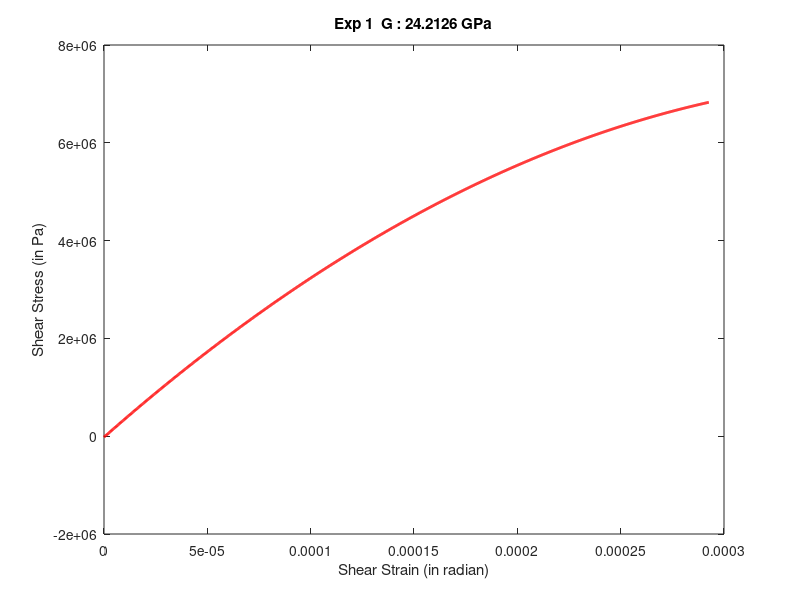
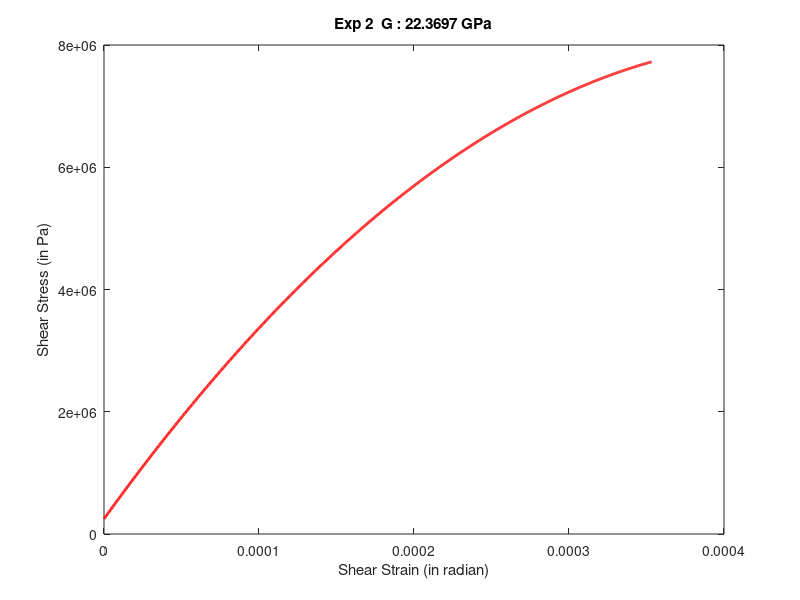
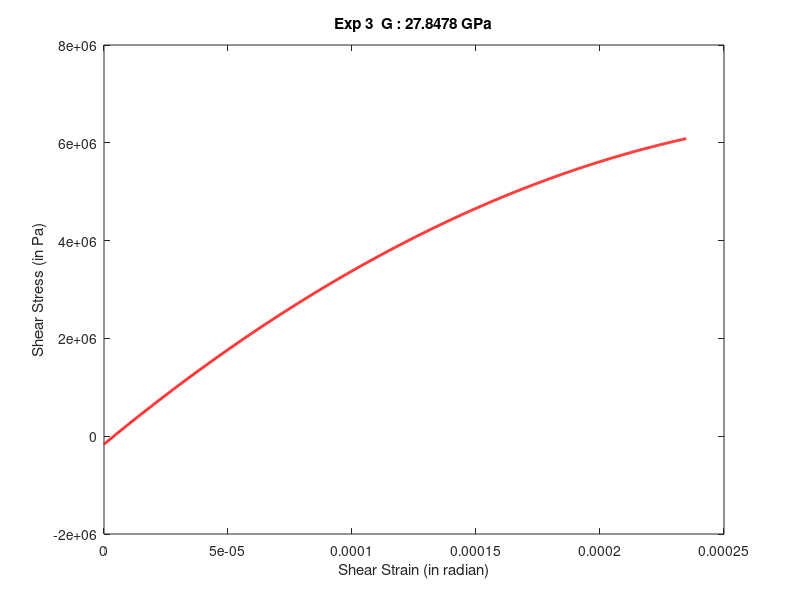
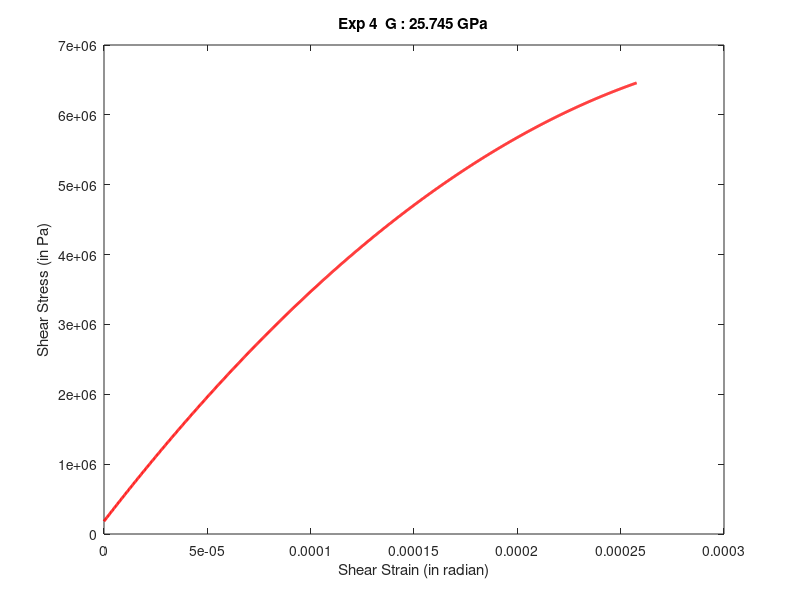

The MATLAB script that drew these images, in order:
%Global variables
d=0.01;     %Diameter of rod in meters
d1=0.1;     %Length of lever in meters
L=1;        %Length of Rod in meters
g=9.81;     %Value of g in m/s^2
load('P8_TorsionTest.mat');





%hold on;
%Group 1
clear coefficients;
clear theta;
clear coefficientsL;
theta=0;coefficients=0;coefficientsL=0;
for i=1:20  %iterating through cycles


%Takes values of load from m_exp1 variable of P8_TorsionTest.mat
loads = m_exp1;

%Takes values of theta from column i of theta_0exp1 variable of P8...mat 
theta = theta + theta_0exp1(:,i);    %change cycle number here for data

end
theta=theta/20;

%plot(loads,theta); %Plots original y_vs_x Data
theta=theta'; %to make y and x of same dimensions since theta was columnar

J=pi*(d^4)/32;   %Polar Second Moment of Inertia
T=loads*(g*d1);    %Torque applied on the rod
y=(T*(d/2))/J;      %Shear Stress (in Pa) in Pa

x=(theta*(d/2))/L;     %Shear Strain (in radian) 

coefficientsL=polyfit(x,y,1);  %finds coeff of best fit curve for Data
G_in_Pa=coefficientsL(1);  %slope of the best fit curve gives Shear Modulus
G_in_GPa=G_in_Pa/1e9; 

coefficients=polyfit(x,y,2);  %finds coeff of best fit curve for Data
xFit = linspace(min(x),max(x),1000);
yFit = polyval(coefficients,xFit);

%to see full value of slope, use command 'format long'

%str=sprintf('%f Pascals',G_in_Pa);
%str ='28875391321.054501 Pascals'

%str=sprintf('%g Pascals',G_in_Pa);
%str ='2.88754e+10 Pascals'


%disp(sprintf('Slop of best fit curve theta(radian) vs mass(kg) : %g',slope));

%str=sprintf('%g GPa',G_in_GPa)
%str = '2.88754 GPa'


%%% PLOTTING GRAPH
plot(xFit,yFit,'r-','LineWidth',2)
xlabel('Shear Strain (in radian)');
ylabel('Shear Stress (in Pa)');
variable = sprintf('Exp 1  G : %g GPa',G_in_GPa);
title(variable);
%save('Exp_1_G_Results.mat','Exp1');     %To save individual variables

disp('1 Done')
figure;




%GROUP 2
clear coefficients;
clear theta;
clear coefficientsL;
theta=0;coefficients=0;coefficientsL=0;

for i=1:20  %iterates through cycles

%Takes values of load from m_exp1 variable of P8_TorsionTest.mat
loads = m_exp2;

%Takes values of theta from column i of theta_0exp1 variable of P8...mat 
theta =theta+theta_0exp2(:,i);    %change cycle number here for data
end
theta=theta/20;

%plot(loads,theta); %Plots original y_vs_x Data
theta=theta'; %to make y and x of same dimensions since theta was columnar

J=pi*(d^4)/32;   %Polar Second Moment of Inertia
T=loads*(g*d1);    %Torque applied on the rod
y=(T*(d/2))/J;      %Shear Stress (in Pa) in Pa

x=(theta*(d/2))/L;     %Shear Strain (in radian) 


coefficientsL=polyfit(x,y,1);  %finds coeff of best fit curve for Data
G_in_Pa=coefficientsL(1);  %slope of the best fit curve gives Shear Modulus
G_in_GPa=G_in_Pa/1e9;
 

coefficients=polyfit(x,y,2);  %finds coeff of best fit curve for Data
xFit = linspace(min(x),max(x),1000);
yFit = polyval(coefficients,xFit);

%to see full value of slope, use command 'format long'

%str=sprintf('%f Pascals',G_in_Pa);
%str ='28875391321.054501 Pascals'

%str=sprintf('%g Pascals',G_in_Pa);
%str ='2.88754e+10 Pascals'



%disp(sprintf('Slop of best fit curve theta(radian) vs mass(kg) : %g',slope));

%str=sprintf('%g GPa',G_in_GPa)
%str = '2.88754 GPa'


%%% PLOTTING GRAPH
plot(xFit,yFit,'r-','LineWidth',2)
xlabel('Shear Strain (in radian)');
ylabel('Shear Stress (in Pa)');
variable = sprintf('Exp 2  G : %g GPa',G_in_GPa);
title(variable);

%save('Exp_2_G_Results.mat','Exp2');     %To save individual variables


disp('2 Done')


figure;







%GROUP 3
clear coefficients;
clear theta;
clear coefficientsL;
theta=0;coefficients=0;coefficientsL=0;

for i=1:20  %iterates through cycles

%Takes values of load from m_exp1 variable of P8_TorsionTest.mat
loads = m_exp3;

%Takes values of theta from column i of theta_0exp1 variable of P8...mat 
theta = theta + theta_0exp3(:,i);    %change cycle number here for data
end

theta = theta/20;
%plot(loads,theta); %Plots original y_vs_x Data
theta=theta'; %to make y and x of same dimensions since theta was columnar

J=pi*(d^4)/32;   %Polar Second Moment of Inertia
T=loads*(g*d1);    %Torque applied on the rod
y=(T*(d/2))/J;      %Shear Stress (in Pa) in Pa

x=(theta*(d/2))/L;     %Shear Strain (in radian) 

coefficientsL=polyfit(x,y,1);  %finds coeff of best fit curve for Data
G_in_Pa=coefficientsL(1);  %slope of the best fit curve gives Shear Modulus
G_in_GPa=G_in_Pa/1e9;
 

coefficients=polyfit(x,y,2);  %finds coeff of best fit curve for Data
xFit = linspace(min(x),max(x),1000);
yFit = polyval(coefficients,xFit);

%to see full value of slope, use command 'format long'

%str=sprintf('%f Pascals',G_in_Pa);
%str ='28875391321.054501 Pascals'

%str=sprintf('%g Pascals',G_in_Pa);
%str ='2.88754e+10 Pascals'


%disp(sprintf('Slop of best fit curve theta(radian) vs mass(kg) : %g',slope));

%str=sprintf('%g GPa',G_in_GPa)
%str = '2.88754 GPa'


%%% PLOTTING GRAPH
plot(xFit,yFit,'r-','LineWidth',2)
xlabel('Shear Strain (in radian)');
ylabel('Shear Stress (in Pa)');
variable = sprintf('Exp 3  G : %g GPa',G_in_GPa);
title(variable);

%save('Exp_3_G_Results.mat','Exp3');     %To save individual variables


disp('3 Done')



figure;









%GROUP 4
clear coefficients;
clear theta;
clear coefficientsL;
theta=0;coefficients=0;coefficientsL=0;

for i=1:20  %Parsing through cycles

%Takes values of load from m_exp1 variable of P8_TorsionTest.mat
loads = m_exp4;

%Takes values of theta from column i of theta_0exp1 variable of P8...mat 
theta =theta+theta_0exp4(:,i);    %change cycle number here for data
end

theta = theta/20;
%plot(loads,theta); %Plots original y_vs_x Data
theta=theta'; %to make y and x of same dimensions since theta was columnar


J=pi*(d^4)/32;   %Polar Second Moment of Inertia
T=loads*(g*d1);    %Torque applied on the rod
y=(T*(d/2))/J;      %Shear Stress (in Pa) in Pa

x=(theta*(d/2))/L;     %Shear Strain (in radian) 

coefficientsL=polyfit(x,y,1);  %finds coeff of best fit curve for Data
G_in_Pa=coefficientsL(1);  %slope of the best fit curve gives Shear Modulus
G_in_GPa=G_in_Pa/1e9;
 

coefficients=polyfit(x,y,2);  %finds coeff of best fit curve for Data
xFit = linspace(min(x),max(x),1000);
yFit = polyval(coefficients,xFit);

%to see full value of slope, use command 'format long'

%str=sprintf('%f Pascals',G_in_Pa);
%str ='28875391321.054501 Pascals'

%str=sprintf('%g Pascals',G_in_Pa);
%str ='2.88754e+10 Pascals'


%disp(sprintf('Slop of best fit curve theta(radian) vs mass(kg) : %g',slope));

%str=sprintf('%g GPa',G_in_GPa)
%str = '2.88754 GPa'


%%% PLOTTING GRAPH
plot(xFit,yFit,'r-','LineWidth',2)
xlabel('Shear Strain (in radian)');
ylabel('Shear Stress (in Pa)');
variable = sprintf('Exp 4  G : %g GPa',G_in_GPa);
title(variable);


%save('Exp_4_G_Results.mat','Exp4');     %To save individual variables


disp('4 Done')


figure;








%GROUP 5
clear coefficients;
clear theta;
clear coefficientsL;
theta=0;coefficients=0;coefficientsL=0;
for i=1:20  %Parsing through cycles

%Takes values of load from m_exp1 variable of P8_TorsionTest.mat
loads = m_exp5;

%Takes values of theta from column i of theta_0exp1 variable of P8...mat 
theta = theta + theta_0exp5(:,i);    %change cycle number here for data
end

theta = theta/20;
%plot(loads,theta); %Plots original y_vs_x Data
theta=theta'; %to make y and x of same dimensions since theta was columnar

J=pi*(d^4)/32;   %Polar Second Moment of Inertia
T=loads*(g*d1);    %Torque applied on the rod
y=(T*(d/2))/J;      %Shear Stress (in Pa) in Pa

x=(theta*(d/2))/L;     %Shear Strain (in radian) 

coefficientsL=polyfit(x,y,1);  %finds coeff of best fit curve for Data
G_in_Pa=coefficientsL(1);  %slope of the best fit curve gives Shear Modulus
G_in_GPa=G_in_Pa/1e9;
 

coefficients=polyfit(x,y,2);  %finds coeff of best fit curve for Data
xFit = linspace(min(x),max(x),1000);
yFit = polyval(coefficients,xFit);
%to see full value of slope, use command 'format long'

%str=sprintf('%f Pascals',G_in_Pa);
%str ='28875391321.054501 Pascals'

%str=sprintf('%g Pascals',G_in_Pa);
%str ='2.88754e+10 Pascals'


%disp(sprintf('Slop of best fit curve theta(radian) vs mass(kg) : %g',slope));

%str=sprintf('%g GPa',G_in_GPa)
%str = '2.88754 GPa'


%%% PLOTTING GRAPH
plot(xFit,yFit,'r-','LineWidth',2)
xlabel('Shear Strain (in radian)');
ylabel('Shear Stress (in Pa)');
variable = sprintf('Exp 5    G : %g GPa',G_in_GPa);
title(variable);

disp('5 Done')
%save('Exp_5_G_Results.mat','Exp5');    %To save individual variables
hold on;%hold on;hold off;

%save('Exp_G_Results.mat','Exp1','Exp2','Exp3','Exp4','Exp5');   %To save all as 1 variable


clear 



